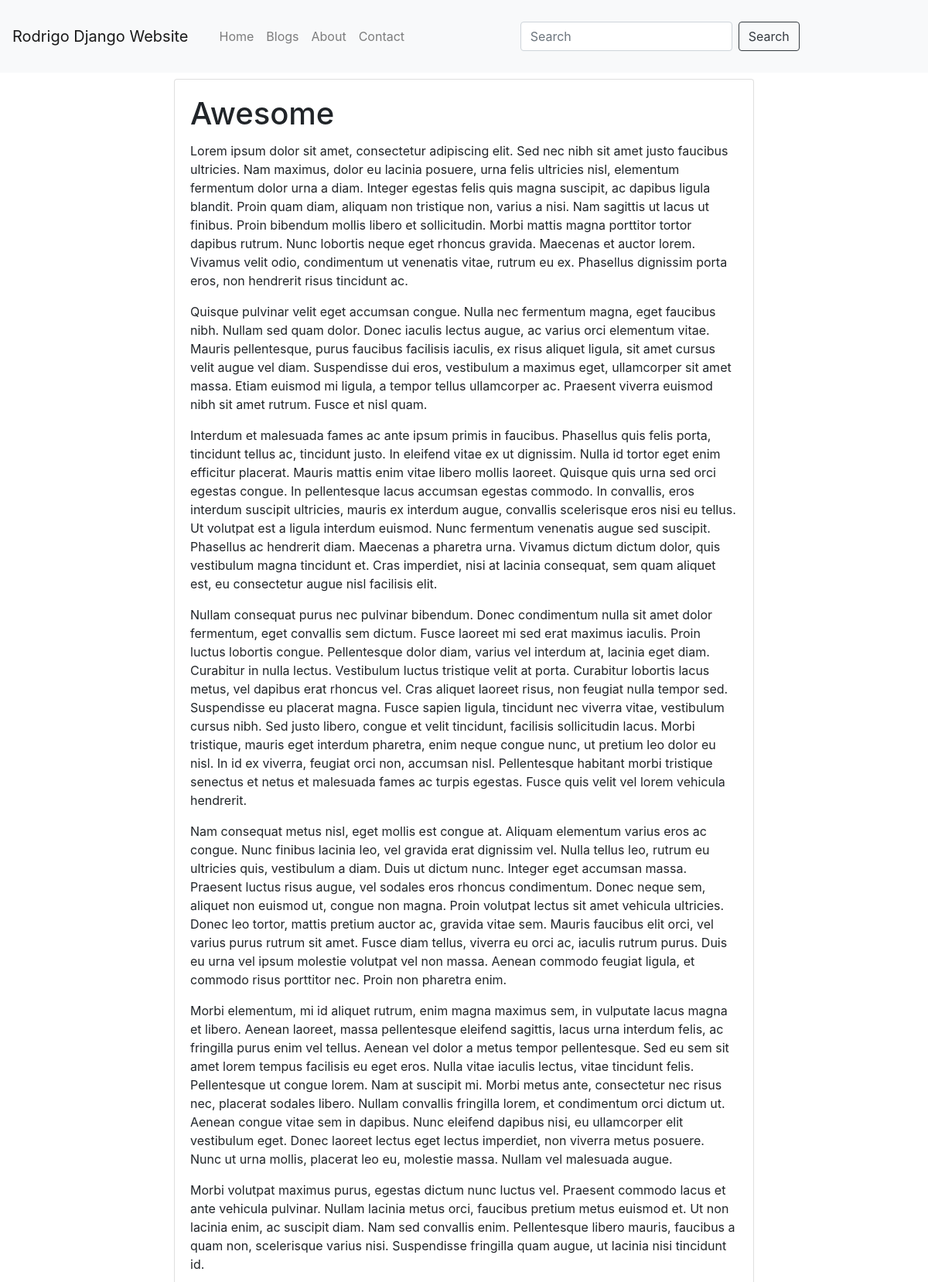
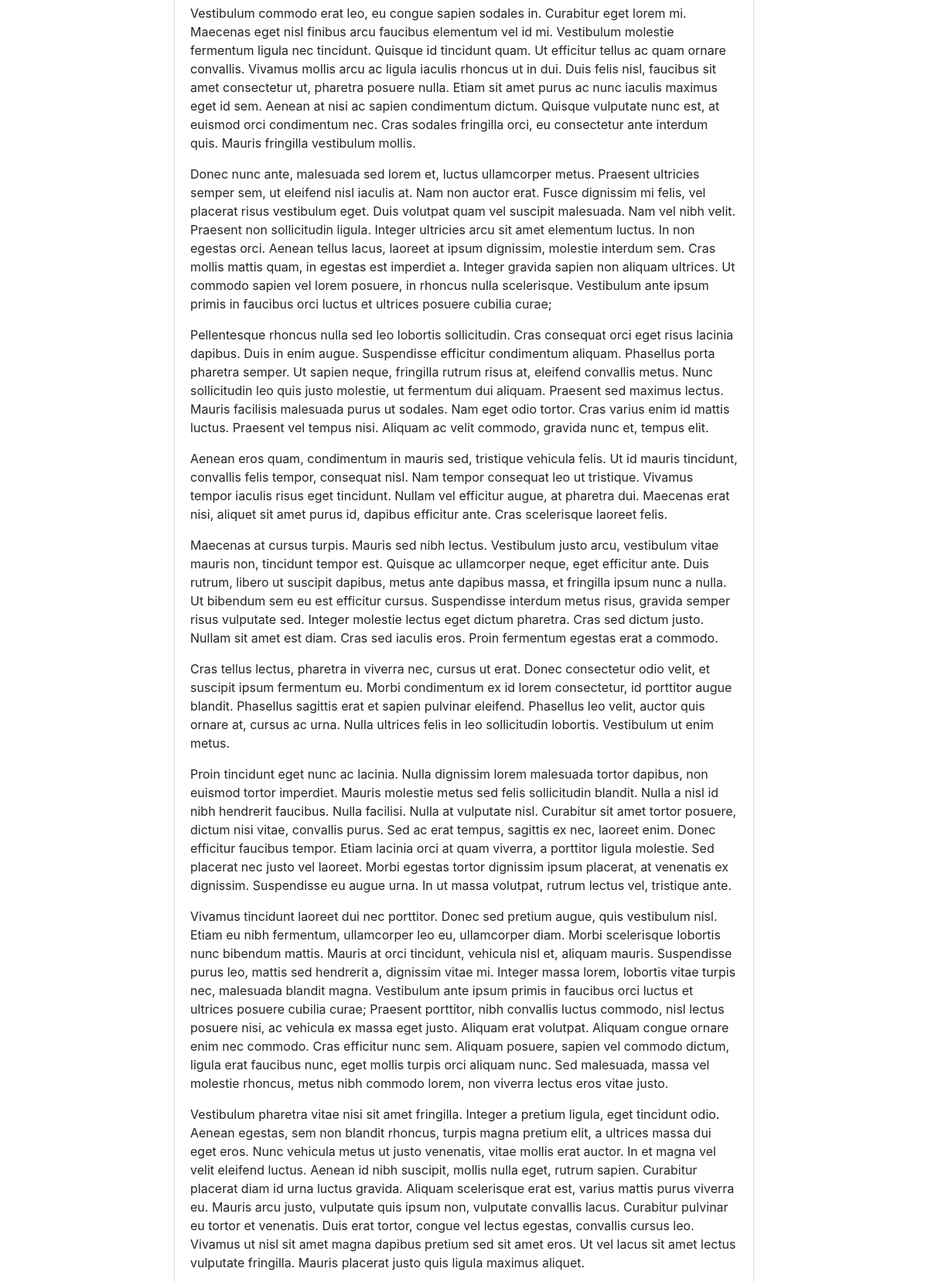
The app's page /blog/big/ (upper part) with its own data (2 pictures, top to bottom).
### blog/models.py (models this page shows, shortened)
class BlogPost(models.Model):
    user = models.ForeignKey(User, null=True, default = 1 , on_delete=models.SET_NULL)
    title = models.CharField(max_length=120)
    slug = models.SlugField(unique=True)
    content = MarkdownxField(blank=True, null=True)
    publish_date = models.DateTimeField(null=True, blank=True)
    timestamp = models.DateTimeField(auto_now_add=True)
    updated = models.DateTimeField(auto_now=True)
    objects=BlogPostManager()
    class Meta:
        ordering=['-publish_date', 'updated', 'timestamp']
    def get_publish_date(self):
        if self.publish_date == None :
            return "Draft Post"
        else:
            return self.publish_date
    def is_published(self):
        return self.publish_date != None
    def processContentwithNRCLex(self):
        text = self.content
        emotion = NRCLex(text)
        return emotion
    @property
    def formatted_markdown(self):
        return markdownify(self.content)

### blog/views.py (the view)
# urls.py: path('<str:slug>/', blogpost_detail_view, name='detail'),
def blogpost_detail_view(request, slug):
    obj = get_object_or_404(BlogPost, slug=slug)
    editable = request.user == obj.user
    context = {"name" : request.user, "blog":obj, "editable":editable, 'detail':True}
    emotion = obj.processContentwithNRCLex()
    print('\n', emotion.words)
    print('\n', emotion.sentences)
    print('\n', emotion.affect_list)
    print('\n', emotion.affect_dict)
    print('\n', emotion.raw_emotion_scores)
    print('\n', emotion.top_emotions)
    print('\n', emotion.affect_frequencies)
    return render(request, template_detail, context)

### blog/models.py (called while the page is built)
    def get_queryset(self):
        return BlogPostQuerySet(self.model, using=self.db)

### markdownx/utils.py (called while the page is built)
def markdownify(content):
    md = markdown(
        text=content,
        extensions=MARKDOWNX_MARKDOWN_EXTENSIONS,
        extension_configs=MARKDOWNX_MARKDOWN_EXTENSION_CONFIGS
    )
    return md

### blog/templates/blog/page.html (shortened to what this page needs)
{% extends "base.html" %}
{% block content %}
    {% include "blog/blog_card.html" with blog=blog truncate=False detail=True userCanEdit=editable%}
{% endblock %}

### blog/templates/blog/blog_card.html (shortened to what this page needs)
<div class="col-12 col-md-8 mb-1 mt-2 mx-auto">
  <div class="card {% if not blog.is_published and not detail %} bg-dark text-light {% endif %}">
    <div class="card-body pb-2">
      <h1 class="card-title">{{blog.title}}</h3>
        <div>
          {% if truncate%}
            {{blog.formatted_markdown| truncatechars_html:500 | safe}}
          {% else%}
            {{blog.formatted_markdown | safe}}
          {% endif%}
        </div>
    </div>
  </div>
</div>

### records on screen
BlogPost: title "Awesome", formatted_markdown "Lorem ipsum dolor sit amet, consectetur adipiscing elit. Sed nec nibh sit amet justo faucibus ultricies. Nam maximus, dolor eu lacinia posuere, urna felis ultricies nisl, elementum fermentum dolor urna a diam. Integer egestas felis quis magna suscipit, ac dapibus ligula blandit. Proin quam diam, aliquam non tristique non, varius a nisi. Nam sagittis ut lacus ut finibus. Proin bibendum mollis libero et sollicitudin. Morbi mattis magna porttitor tortor dapibus rutrum. Nunc lobortis neque eget rhoncus gravida. Maecenas et auctor lorem. Vivamus velit odio, condimentum ut venenatis vitae, rutrum eu ex. Phasellus dignissim porta eros, non hendrerit risus tincidunt ac. Quisque pulvinar velit eget…"
